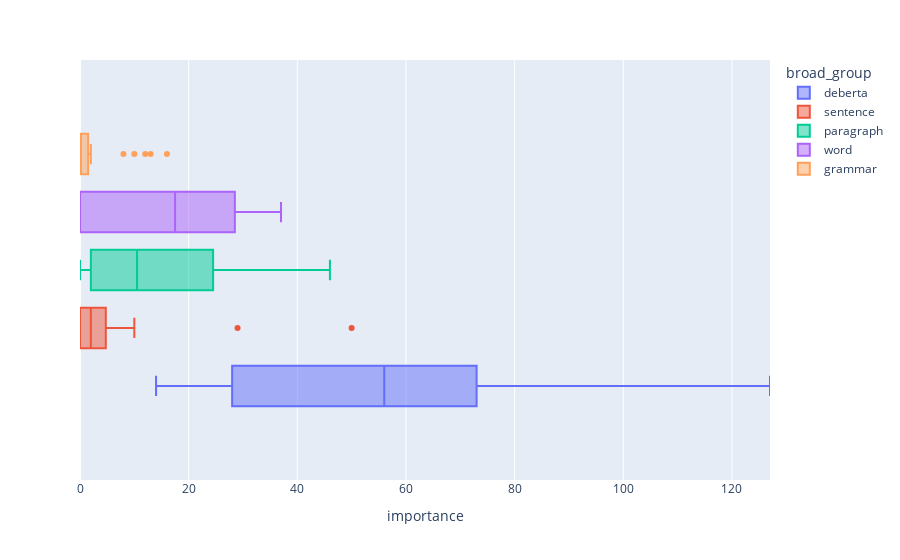

Notebook code cell kept with this figure:
### Code cell
px.box(
    df,
    x="importance",
    color="broad_group",
    range_x=(df.importance.min(), df.importance.max()),
)

### Figure 1 — Plotly figure (JSON) as saved in the notebook; plotly's stock layout.template omitted (floating-point values rounded to 4 significant figures)
{"data": [{"alignmentgroup": "True", "hovertemplate": "broad_group=deberta<br>importance=%{x}<extra></extra>", "legendgroup": "deberta", "marker": {"color": "#636efa"}, "name": "deberta", "notched": false, "offsetgroup": "deberta", "orientation": "h", "showlegend": true, "type": "box", "x": [127, 125, 112, 111, 106, 103, 102, 98, 81, 73, 73, 71, 70, 69, 67, 66, 64, 64, 62, 59, 56, 56, 52, 44, 36, 35, 34, 34, 33, 28, 28, 28, 27, 26, 25, 25, 24, 23, 21, 21, 18, 14], "x0": " ", "xaxis": "x", "y0": " ", "yaxis": "y"}, {"alignmentgroup": "True", "hovertemplate": "broad_group=sentence<br>importance=%{x}<extra></extra>", "legendgroup": "sentence", "marker": {"color": "#EF553B"}, "name": "sentence", "notched": false, "offsetgroup": "sentence", "orientation": "h", "showlegend": true, "type": "box", "x": [50, 29, 10, 9, 7, 6, 6, 5, 4, 3, 3, 3, 2, 2, 2, 2, 2, 1, 1, 1, 1, 1, 0, 0, 0, 0, 0, 0, 0, 0, 0], "x0": " ", "xaxis": "x", "y0": " ", "yaxis": "y"}, {"alignmentgroup": "True", "hovertemplate": "broad_group=paragraph<br>importance=%{x}<extra></extra>", "legendgroup": "paragraph", "marker": {"color": "#00cc96"}, "name": "paragraph", "notched": false, "offsetgroup": "paragraph", "orientation": "h", "showlegend": true, "type": "box", "x": [46, 41, 35, 34, 32, 29, 29, 28, 25, 24, 22, 21, 21, 20, 13, 11, 11, 11, 10, 8, 7, 5, 4, 4, 3, 3, 2, 2, 1, 1, 0, 0, 0, 0, 0, 0], "x0": " ", "xaxis": "x", "y0": " ", "yaxis": "y"}, {"alignmentgroup": "True", "hovertemplate": "broad_group=word<br>importance=%{x}<extra></extra>", "legendgroup": "word", "marker": {"color": "#ab63fa"}, "name": "word", "notched": false, "offsetgroup": "word", "orientation": "h", "showlegend": true, "type": "box", "x": [37, 35, 22, 20, 15, 0, 0, 0], "x0": " ", "xaxis": "x", "y0": " ", "yaxis": "y"}, {"alignmentgroup": "True", "hovertemplate": "broad_group=grammar<br>importance=%{x}<extra></extra>", "legendgroup": "grammar", "marker": {"color": "#FFA15A"}, "name": "grammar", "notched": false, "offsetgroup": "grammar", "orientation": "h", "showlegend": true, "type": "box", "x": [16, 13, 12, 10, 8, 2, 2, 1, 1, 0, 0, 0, 0, 0, 0, 0, 0, 0, 0, 0, 0, 0, 0, 0, 0, 0, 0, 0], "x0": " ", "xaxis": "x", "y0": " ", "yaxis": "y"}], "layout": {"boxmode": "group", "legend": {"title": {"text": "broad_group"}, "tracegroupgap": 0}, "margin": {"t": 60}, "xaxis": {"anchor": "y", "domain": [0, 1], "range": [0, 127], "title": {"text": "importance"}}, "yaxis": {"anchor": "x", "domain": [0, 1]}}}
